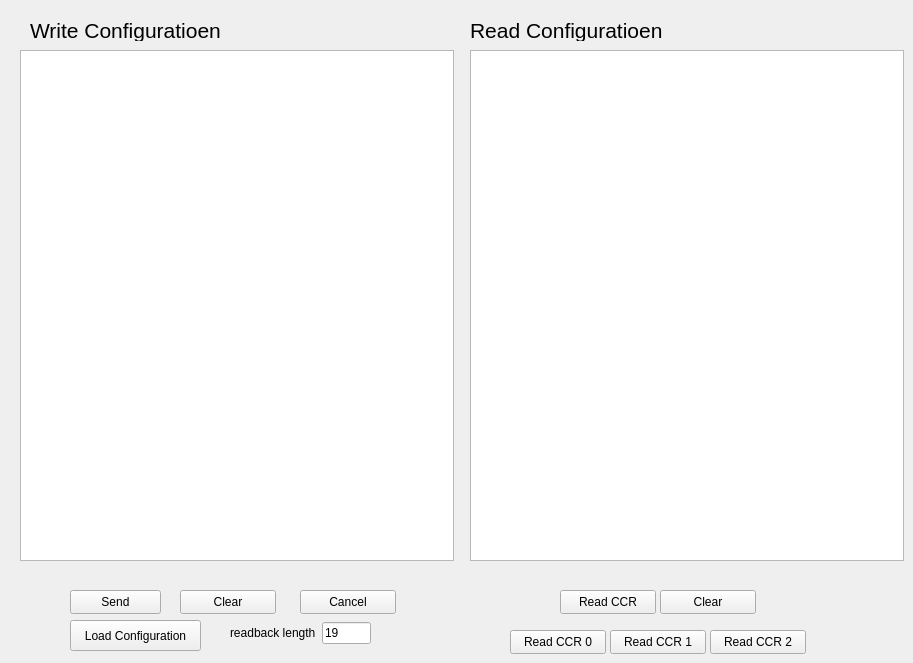
    <widget class="QWidget" name="Chip_Configuration">
     <attribute name="title">
      <string>Chip Configuration</string>
     </attribute>
     <widget class="QPushButton" name="pushButton_topix4sendcommand">
      <property name="geometry">
       <rect>
        <x>70</x>
        <y>590</y>
        <width>91</width>
        <height>24</height>
       </rect>
      </property>
      <property name="text">
       <string>Send</string>
      </property>
     </widget>
     <widget class="QTableWidget" name="tableWidget_topix3_ccr_write">
      <property name="geometry">
       <rect>
        <x>20</x>
        <y>50</y>
        <width>434</width>
        <height>511</height>
       </rect>
      </property>
     </widget>
     <widget class="QPushButton" name="pushButton_topix4clearcommand">
      <property name="geometry">
       <rect>
        <x>180</x>
        <y>590</y>
        <width>96</width>
        <height>24</height>
       </rect>
      </property>
      <property name="text">
       <string>Clear</string>
      </property>
     </widget>
     <widget class="QPushButton" name="pushButton_topix4cancelcommand">
      <property name="geometry">
       <rect>
        <x>300</x>
        <y>590</y>
        <width>96</width>
        <height>24</height>
       </rect>
      </property>
      <property name="text">
       <string>Cancel</string>
      </property>
     </widget>
     <widget class="QTableWidget" name="tableWidget_topix3_ccr_read">
      <property name="geometry">
       <rect>
        <x>470</x>
        <y>50</y>
        <width>434</width>
        <height>511</height>
       </rect>
      </property>
     </widget>
     <widget class="QLabel" name="label_5">
      <property name="geometry">
       <rect>
        <x>30</x>
        <y>20</y>
        <width>211</width>
        <height>21</height>
       </rect>
      </property>
      <property name="font">
       <font>
        <pointsize>16</pointsize>
       </font>
      </property>
      <property name="text">
       <string>Write Configuratioen </string>
      </property>
     </widget>
     <widget class="QLabel" name="label_6">
      <property name="geometry">
       <rect>
        <x>470</x>
        <y>20</y>
        <width>211</width>
        <height>21</height>
       </rect>
      </property>
      <property name="font">
       <font>
        <pointsize>16</pointsize>
       </font>
      </property>
      <property name="text">
       <string>Read Configuratioen </string>
      </property>
     </widget>
     <widget class="QPushButton" name="pushButton_topix4readccr">
      <property name="geometry">
       <rect>
        <x>560</x>
        <y>590</y>
        <width>96</width>
        <height>24</height>
       </rect>
      </property>
      <property name="text">
       <string>Read CCR</string>
      </property>
     </widget>
     <widget class="QPushButton" name="pushButton_topix4clearread">
      <property name="geometry">
       <rect>
        <x>660</x>
        <y>590</y>
        <width>96</width>
        <height>24</height>
       </rect>
      </property>
      <property name="text">
       <string>Clear</string>
      </property>
     </widget>
     <widget class="QWidget" name="gridLayoutWidget_11">
      <property name="geometry">
       <rect>
        <x>230</x>
        <y>620</y>
        <width>141</width>
        <height>27</height>
       </rect>
      </property>
      <layout class="QGridLayout" name="gridLayout_11">
       <item row="0" column="1">
        <widget class="QLineEdit" name="lineEdit_readbacklength">
         <property name="text">
          <string>19</string>
         </property>
        </widget>
       </item>
       <item row="0" column="0">
        <widget class="QLabel" name="label_41">
         <property name="text">
          <string>readback length</string>
         </property>
        </widget>
       </item>
      </layout>
     </widget>
     <widget class="QPushButton" name="pushButton_topix4loadcommand">
      <property name="geometry">
       <rect>
        <x>70</x>
        <y>620</y>
        <width>131</width>
        <height>31</height>
       </rect>
      </property>
      <property name="text">
       <string>Load Configuration</string>
      </property>
     </widget>
     <widget class="QPushButton" name="pushButton_topix4readccr0">
      <property name="geometry">
       <rect>
        <x>510</x>
        <y>630</y>
        <width>96</width>
        <height>24</height>
       </rect>
      </property>
      <property name="text">
       <string>Read CCR 0</string>
      </property>
     </widget>
     <widget class="QPushButton" name="pushButton_topix4readccr1">
      <property name="geometry">
       <rect>
        <x>610</x>
        <y>630</y>
        <width>96</width>
        <height>24</height>
       </rect>
      </property>
      <property name="text">
       <string>Read CCR 1</string>
      </property>
     </widget>
     <widget class="QPushButton" name="pushButton_topix4readccr2">
      <property name="geometry">
       <rect>
        <x>710</x>
        <y>630</y>
        <width>96</width>
        <height>24</height>
       </rect>
      </property>
      <property name="text">
       <string>Read CCR 2</string>
      </property>
     </widget>
    </widget>
